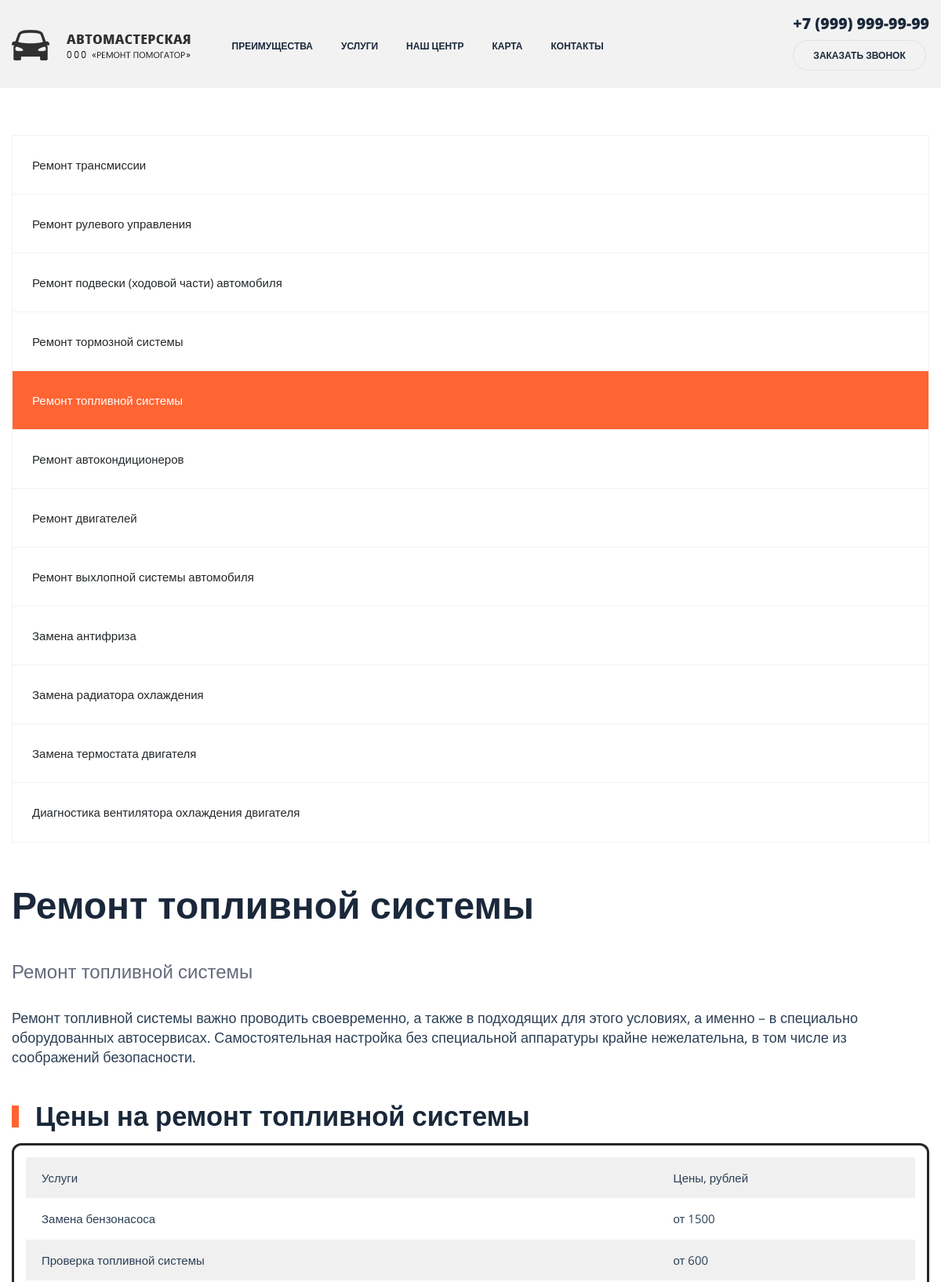
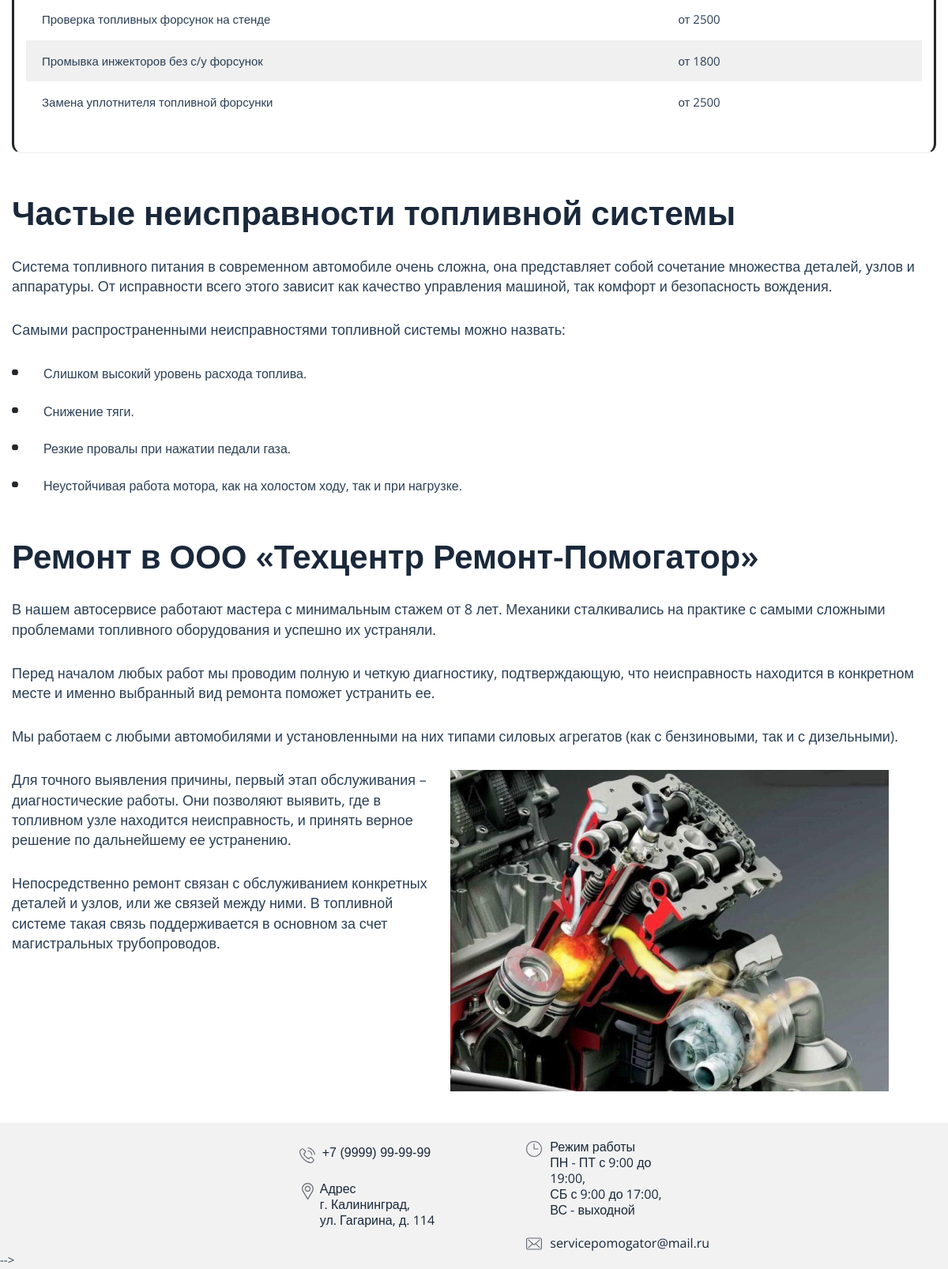
The page /index6.php on the database its author committed (2 pictures, top to bottom).
### tables this page shows
CREATE TABLE `service` (
  `idservice` int(11) NOT NULL,
  `id_type` int(11) NOT NULL,
  `service` varchar(500) DEFAULT NULL,
  `cost` int(11) DEFAULT NULL
);

### index6.php (the view, shortened to what this page needs)
<!DOCTYPE html>
<html lang="en" dir="ltr">
  <head>
    <link rel="stylesheet" href="https://stackpath.bootstrapcdn.com/bootstrap/4.1.3/css/bootstrap.min.css"
>
    <link rel="stylesheet" href="https://use.fontawesome.com/releases/v5.6.1/css/all.css"
>
    <link rel="stylesheet" href="css/main2.css">
    <link rel="stylesheet" href="css/media.css">
    <link rel="stylesheet" href="css/animate.css">
    <link rel='stylesheet' id='wp-block-library-css' href='css/style.min-1.css' type='text/css' media='all'>
    <link rel='stylesheet' id='autoservice-style-css' href='css/wmac_single_71dfaf63ff26cdcd8f13a55f6c5f486d-1.css' type='text/css' media='all'>
    <link rel='stylesheet' id='autoservice-main-css' href='css/wmac_single_ce631b6e98131e308f29fbe37d2114e2-1.css' type='text/css' media='all'>
    <link rel='stylesheet' id='autoservice-media-main-css' href='css/wmac_single_e65cdca6a25d2c07eeefa16406e77695-1.css' type='text/css' media='all'>
  </head>
  <body>
    <header>
      <nav class="navbar navbar-expand-lg sticky-top">
        <div class="container">
          <a href="index.html" class="navbar-brad">
            <img src="img/logo.svg" alt="" class="logo">
          </a>
          <div class="collapse navbar-collapse" id="navbarResponsive">
            <ul class="navbar-nav">
            <li class="nav-item">
                <a href="index.html#why" class="nav-link active">
                  Преимущества
                </a>
              </li>
              <li class="nav-item">
                <a href="index2.php" class="nav-link">
                  Услуги
                </a>
              </li>
              <li class="nav-item">
                <a href="index.html#look" class="nav-link">
                  Наш центр
                </a>
              </li>
              <li class="nav-item">
                <a href="index.html#place" class="nav-link">
                  Карта
                </a>
              </li>
              <li class="nav-item">
                <a href="index.html#footer" class="nav-link">
                  Контакты
                </a>
              </li>
            </ul>
          </div>
          <div class="clearfix d-none d-lg-block">
           <div class="contacts__phone bolder">
             +7 (999) 999-99-99
           </div>
           <a class="contacts__btn upper bolder" href="#">
             Заказать звонок
           </a>
          </div>
        </div>
      </nav>
    </header>
    <div id="content" class="site-content">
			<div class="wrapper">
				<div class="inner">
					<div class="inner-page">
						<aside id="secondary" class="widget-area">
							<nav class="sidebar-nav">
                  <ul>
                    <li class="page_item page-item-468 page_item_has_children"><a href="index2.php">Ремонт трансмиссии</a>
                    </li>
                    <li class="page_item page-item-469 page_item_has_children"><a href="index3.php">Ремонт рулевого управления</a>
                    </li>
                    <li class="page_item page-item-470 page_item_has_children"><a href="index4.php">Ремонт подвески (ходовой части) автомобиля</a>
                    </li>
                    <li class="page_item page-item-471 page_item_has_children"><a href="index5.php">Ремонт тормозной системы</a>
                    </li>
                    <li class="page_item page-item-472 current_page_item"><a href="index6.php">Ремонт топливной системы</a>
                    </li>
                    <li class="page_item page-item-473 page_item_has_children"><a href="index7.php">Ремонт автокондиционеров</a>
                    </li>
                    <li class="page_item page-item-474 page_item_has_children"><a href="index8.php">Ремонт двигателей</a>
                    </li>
                    <li class="page_item page-item-475 page_item_has_children"><a href="index9.php">Ремонт выхлопной системы автомобиля</a>
                    </li>
                    <li class="page_item page-item-994"><a href="index10.php">Замена антифриза</a></li>
                    <li class="page_item page-item-1001"><a href="index11.php">Замена радиатора охлаждения</a></li>
                    <li class="page_item page-item-1004"><a href="index12.php">Замена термостата двигателя</a></li>
                    <li class="page_item page-item-1007"><a href="index13.php" aria-current="page">Диагностика вентилятора охлаждения двигателя</a></li>
                  </ul>
							</nav>
						</aside>
						<div id="primary" class="content-area">
							<main id="main" class="site-main">
								<div class="inner-page-preview section mb0">
									<div class="inner-page-preview-layout">
										<div class="section-title">
											<h1>Ремонт топливной системы</h1>
										</div>
									</div>
								</div>
								<article id="post-472" class="post-472 page type-page status-publish has-post-thumbnail hentry">
									<div class="entry-content">
										<div id="seo-block_5efdd437571f1" class="seo section mb0">
											<div class="section-bg"></div>
											<div class="seo-layout">
												<div class="section-subtitle">
													<p>Ремонт топливной системы</p>
												</div>
												<div class="section-desc">
													<p>Ремонт топливной системы важно проводить своевременно, а также в подходящих для этого условиях, а именно – в специально оборудованных автосервисах. Самостоятельная настройка без специальной аппаратуры крайне нежелательна, в том числе из соображений безопасности.</p>
												</div>
											</div>
										</div>
										<h2>Цены на ремонт топливной системы</h2>
										<figure class="wp-block-table is-style-stripes">
											<table>
												<tbody>
													<tr>
														<td>Услуги</td>
														<td>Цены, рублей</td>
													</tr>
													<?php
                                                    include('admin/database/dbconfig.php');
                                                    $sql = "SELECT * FROM `service` where id_type = 5";
                                                    $result = $connection->query($sql);
                                                    while($row = $result->fetch_assoc()) {
                                                        echo"
                                                        <tr>
                                                            <td>" . $row["service"] ."</td>
                                                            <td>от " . $row["cost"] ."</td>
                                                        </tr>";
                                                    }
                                                    ?>
												</tbody>
											</table>
										</figure>
										<div id="seo-block_5efdd46c571f3" class="seo section mb0">
											<div class="section-bg"></div>
											<div class="seo-layout">
												<div class="section-title">
													<h2>Частые неисправности топливной системы</h2>
												</div>
												<div class="section-desc">
													<p>Система топливного питания в современном автомобиле очень сложна, она представляет собой сочетание множества деталей, узлов и аппаратуры. От исправности всего этого зависит как качество управления машиной, так комфорт и безопасность вождения.</p>
													<p>Самыми распространенными неисправностями топливной системы можно назвать:</p>
													<ul class="check-list-dots">
														<li>Слишком высокий уровень расхода топлива.</li>
														<li>Снижение тяги.</li>
														<li>Резкие провалы при нажатии педали газа.</li>
														<li>Неустойчивая работа мотора, как на холостом ходу, так и при нагрузке.</li>
													</ul>
												</div>
											</div>
										</div>
										<div id="seo-img-block_5efdd4de571f4" class="seo-img section mb0">
											<div class="section-bg"></div>
											<div class="seo-img-header">
												<div class="section-title">
													<h2>Ремонт в ООО «Техцентр Ремонт-Помогатор» </h2>
												</div>
												<div class="section-desc">
													<p>В нашем автосервисе работают мастера с минимальным стажем от 8 лет. Механики сталкивались на практике с самыми сложными проблемами топливного оборудования и успешно их устраняли.</p>
													<p>Перед началом любых работ мы проводим полную и четкую диагностику, подтверждающую, что неисправность находится в конкретном месте и именно выбранный вид ремонта поможет устранить ее.</p>
													<p>Мы работаем с любыми автомобилями и установленными на них типами силовых агрегатов (как с бензиновыми, так и с дизельными).</p>
												</div>
											</div>
											<div class="seo-img-layout">
												<div class="seo-img-left">
													<div class="seo-img-desc section-desc">
														<p>Для точного выявления причины, первый этап обслуживания – диагностические работы. Они позволяют выявить, где в топливном узле находится неисправность, и принять верное решение по дальнейшему ее устранению.</p>
														<p>Непосредственно ремонт связан с обслуживанием конкретных деталей и узлов, или же связей между ними. В топливной системе такая связь поддерживается в основном за счет магистральных трубопроводов.</p>
													</div>
												</div>
												<div class="seo-img-right">
													<div class="seo-img-photo"> <img width="640" height="469" src="img/remont-toplivnoj-sistemy-768x563.jpg"> </div>
												</div>
											</div>
										</div>
									</div>
								</article>
                            </main>
                        </div>
                    </div>
                </div>
            </div>
        </div>
    <footer>
    <div class="container__footer">
            <div class="row justify-content-center">
                <div class="col-lg-3 footer__contacts__first">
                    <div class="footer-top__right">
                        <div class="footer__contacts">
                        <div class="phone footer__phone">
                            <div class="phone__tels">
                            <a href="tel:+79999999999" class="phone__tel"
                                >+7 (9999) 99-99-99</a
                            >
                            </div>
                        </div>
                        <div class="contact footer__contact">
                            <span class="contact__text">
                            <span class="accent">Адрес</span><br />г. Калининград,
                            <br />
                            ул. Гагарина, д. 114
                            </span>
                        </div>
                        </div>
                    </div>
                </div>
                <div class="col-lg-2 footer__contacts__second">
                <div class="time footer__time">
                    <div class="time__info">
                    <span class="accent">Режим работы</span> <br />
                    ПН - ПТ с 9:00 до 19:00, <br />
                    СБ с 9:00 до 17:00, <br />
                    ВС - выходной
                    </div>
                </div>
                <div class="email footer__email">
                    <a
                    href="mailto:servicepomogator@mail.ru"
                    class="email footer__email"
                    >servicepomogator@mail.ru</a
                    >
                </div>
                </div>
            </div>
            </div> -->
</footer>
</body>
</html>

### css/main2.css (style rules this page uses)
html { font-size: 15px; }
body { font-family: 'Open Sans', sans-serif; color: #2c3f55; overflow-x: hidden; }
ul, li { display: block; margin: 0px; padding: 0px; }
.container { position: relative; }
* { -moz-transition: all 0.3s ease; -webkit-transition-property: all; -webkit-transition-duration: 0.3s; -webkit-transition-timing-function: ease; }
h2 { font-size: 2.3rem; font-weight: 600; color: #1a283a; margin-left: 30px; margin-top: 0px; margin-bottom: 0px; }
h2:before { content: ''; display: block; background: #FF6433; width: 9px; height: 28px; position: absolute; margin-top: 8px; margin-left: -30px; }
.bolder { font-weight: 800; }
.upper { text-transform: uppercase; }
.navbar { background: #F2F2F2; padding: 15px 0 31px 0; }
.logo { margin-top: 20px; }
.navbar-nav { margin: 22px 0 0 75px; }
.nav-link { color: #1A283A; text-transform: uppercase; font-weight: 800; border-radius: 60px; font-size: 0.8rem; padding: 8px 18px !important; padding-left: 40px; }
.contacts__phone { font-size: 1.667rem; color: #1A283A; margin-bottom: 14px; }
.contacts__btn { font-size: 0.8rem; border: 1px solid #E2E2E2; padding: 10px 25px; color: #1A283A; border-radius: 60px; }
h1 { font-size: 3.333rem; color: #1a283a; font-weight: 600; margin: 80px 0 80px 0; line-height: 1.2em; }
.container__footer { background: #F2F2F2; }
footer { text-align: left; background-color: #F2F2F2; }
.footer-top__right { width: 290px; margin-left: 20px; margin-top: 30px; }
.footer__contacts a { color: #1A283A; font-size: 16px; -webkit-text-decoration: underline transparent; text-decoration: underline transparent; transition: color 0.3s, -webkit-text-decoration-color 0.3s; transition: text-decoration-color 0.3s, color 0.3s; transition: text-decoration-color 0.3s, color 0.3s, -webkit-text-decoration-color 0.3s; }
.footer__contact { margin-top: 22px; }
.footer__contact .contact__text { font-size: 16px; line-height: 1.25; color: #1A283A; }
.footer__contact .svg { margin-right: 10px; }
.footer__time { color: #1A283A; margin-top: 20px; }
.footer__time .accent, .contact__text .accent { color: #1A283A; }
.footer__email { margin-top: 11px; }
.phone { display: -moz-flex; display: -ms-flex; display: -o-flex; display: flex; align-items: flex-start; }
.phone .svg { width: 20px; height: 20px; flex-shrink: 0; margin-top: 1px; margin-right: 9px; }
.phone__tel { font-size: 16px; display: block; white-space: nowrap; line-height: 1; margin-bottom: 4px; font-family: "TT Norms Bold", sans-serif; color: #1A283A; transition: color 0.3s; }
.contact { display: -moz-flex; display: -ms-flex; display: -o-flex; display: flex; align-items: flex-start; }
.contact__text { font-size: 16px; color: #1A283A; line-height: 1.25; text-align: left; }
.contact .svg { flex-shrink: 0; width: 21px; height: 21px; margin-right: 5px; margin-top: 3px; }
.time { display: -moz-flex; display: -ms-flex; display: -o-flex; display: flex; align-items: flex-start; font-size: 16px; line-height: 1.25; text-align: left; }
.time .svg { width: 20px; height: 20px; flex-shrink: 0; margin-right: 10px; position: relative; top: 3px; }
.email { display: -moz-flex; display: -ms-flex; display: -o-flex; display: flex; align-items: center; font-size: 16px; line-height: 1.25; color: #1A283A; text-decoration: underline transparent; transition: text-decoration-color 0.3s, color 0.3s; }
.email .svg { width: 20px; height: 20px; flex-shrink: 0; margin-right: 10px; position: relative; top: 6px; }
.section-title { margin-top: 50px; }

### css/media.css (style rules this page uses)
@media screen and (max-width: 1200px) { body { overflow-x: hidden; } }
@media (min-width: 992px) and (max-width: 1200px) { .container { max-width: 100%; } }
@media (min-width: 992px) and (max-width: 1200px) { .navbar-nav { margin-left: 4.5%; } }
@media (min-width: 992px) and (max-width: 1200px) { .contacts__phone { font-size: 1.3rem; } }

### css/style.min-1.css (style rules this page uses)
.wp-block-table { overflow-x:auto }
.wp-block-table table { width:100% }
.wp-block-table.is-style-stripes { border-spacing:0; border-collapse:inherit; background-color:transparent; border-bottom:1px solid #f0f0f0 }
.wp-block-table.is-style-stripes tbody tr:nth-child(odd) { background-color:#f0f0f0 }
.wp-block-table.is-style-stripes td,.wp-block-table.is-style-stripes th { border-color:transparent }

### css/wmac_single_e65cdca6a25d2c07eeefa16406e77695-1.css (style rules this page uses)
@media screen and (max-width:1200px) { .inner-page { display:block } }
@media screen and (max-width:1200px) { .widget-area { width:100%; margin-bottom:30px } }

### rows shown on the page
service: service "Замена бензонасоса", cost "1500"
service: service "Проверка топливной системы", cost "600"
service: service "Проверка топливных форсунок на стенде", cost "2500"
service: service "Промывка инжекторов без с/у форсунок", cost "1800"
service: service "Замена уплотнителя топливной форсунки", cost "2500"
